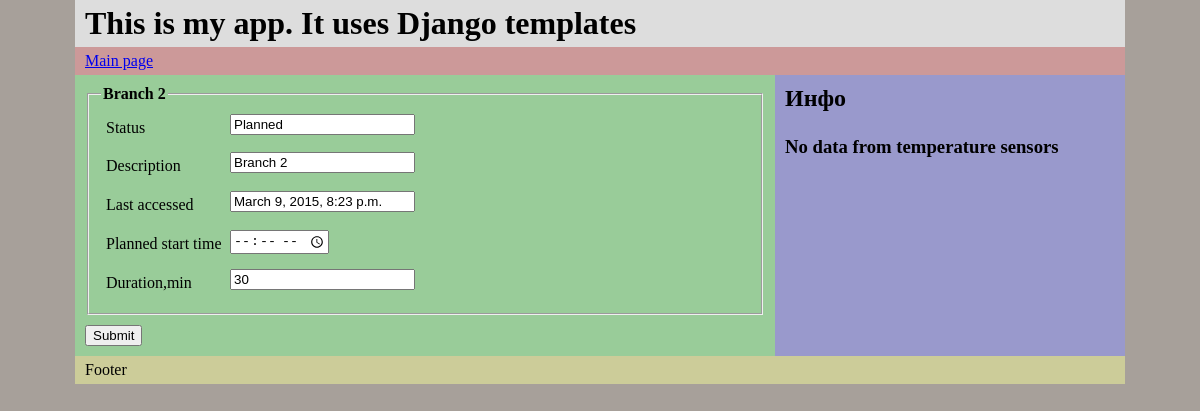
The page /branch/2/ on the database as committed earlier.
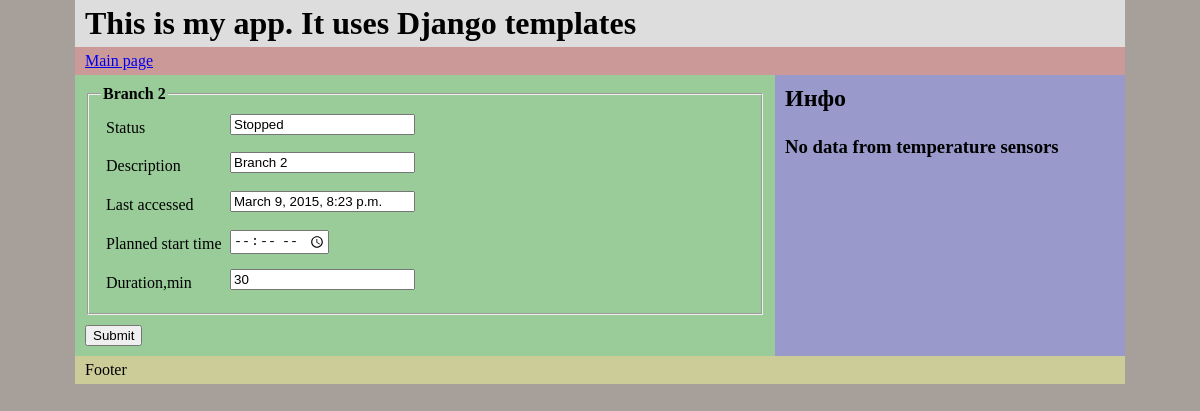
The same page on the database as committed later.
### watering/models.py (models this page shows, shortened)
class Branch(models.Model):
    leg = models.IntegerField(default=-1,max_length=2)
    descr = models.CharField(max_length=30)
    status = models.ForeignKey(Status)
    t_start_plan = models.TimeField(null=True, blank=True)
    t_start_fact = models.TimeField(null=True, blank=True)
    t_end_plan = models.TimeField(null=True, blank=True)
    t_end_fact = models.TimeField(null=True, blank=True)
    duration = models.IntegerField(default=30)
    monday = models.BooleanField(default=False)
    tuesday = models.BooleanField(default=False)
    wednesday = models.BooleanField(default=False)
    thursday = models.BooleanField(default=False)
    friday = models.BooleanField(default=False)
    saturday = models.BooleanField(default=False)
    sunday = models.BooleanField(default=False)
    last_accessed = models.DateTimeField(null=True)

class Status(models.Model):
    name = models.CharField(max_length=15)
    descr = models.CharField(max_length=30)
    def __str__(self):
        return self.descr

### watering/views/watering_view.py (the view)
# urls.py: url(r'^branch/(?P<pk>\d+)/$', BranchDetail.as_view(), name='branch-detail'),
class BranchDetail(DetailView, UpdateView):
    model = Branch
    context_object_name = 'branch'
    template_name = "watering/base_watering_branch_details.html"
    fields = ['descr', 't_start_plan', 'duration']
    def get_object(self):
        object = super(BranchDetail, self).get_object()
        object.last_accessed = timezone.now()
        object.save()
        return object

### templates/watering/base_watering_branch_details.html (shortened to what this page needs)
{% extends "watering/base_watering.html" %}
{% block header %}
    This is my app. It uses Django templates
{% endblock %}
{% block main %}
    <form class="cmxform" action="save" method="post">
        <fieldset>
            <legend>{{ branch.descr }}</legend>
            <ol>
                <li>
                    <label for="id_status">Status</label>
                    <input id="id_status" type="text" value="{{ branch.status }}" readonly="true"/>
                </li>
                <li>
                    <label for="id_descr">Description</label>
                    <input id="id_descr" name="descr" value="{{ branch.descr }}" type="text"/>
                </li>
                <li>
                    <label for="id_last_accessed">Last accessed</label>
                    <input id="id_last_accessed" value="{{ branch.last_accessed }}"/>
                </li>
                <li>
                    <label for="id_t_start">Planned start time</label>
                    <input id="id_t_start" value="{{ branch.t_start_plan }}" type="time"/>
                </li>
                <li>
                    <label for="id_duration">Duration,min</label>
                    <input id="id_duration" name='duration' value="{{ branch.duration }}" type="text"/>
                </li>
            </ol>
        </fieldset>
        <input type="submit" value="Submit"/>
    </form>
{% endblock %}

Rows that differ between the two databases and show on the page:
changed Branch "Branch 2": status "Planned" → "Stopped"
